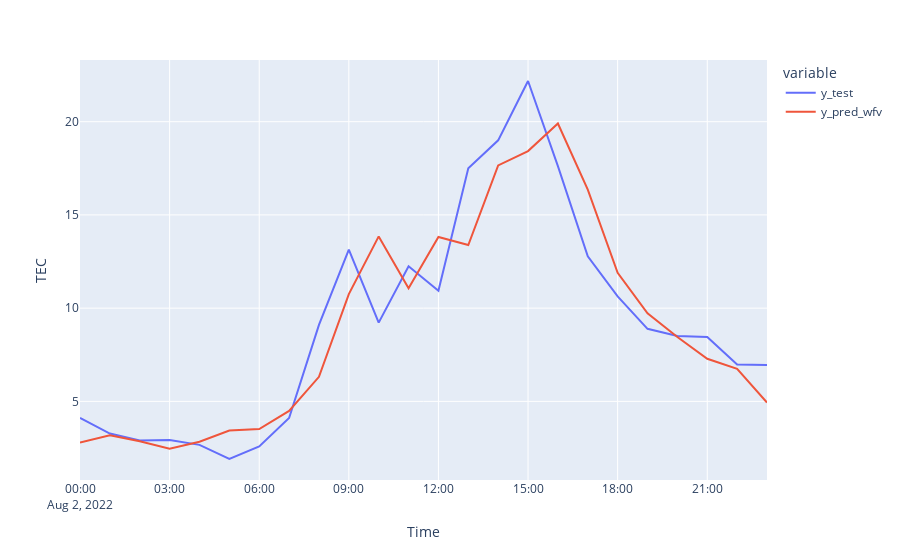

The notebook cell this image was saved under:
### Code cell
df_predictions = pd.DataFrame({'y_test': y_test, 'y_pred_wfv': y_pred_wfv}, index= y_test.index)
fig = px.line(df_predictions, labels={"value": "TEC"})
fig.show()

### Figure 1 — Plotly figure (JSON) as saved in the notebook; plotly's stock layout.template omitted (floating-point values rounded to 4 significant figures)
{"data": [{"hovertemplate": "variable=y_test<br>Time=%{x}<br>TEC=%{y}<extra></extra>", "legendgroup": "y_test", "line": {"color": "#636efa", "dash": "solid"}, "marker": {"symbol": "circle"}, "mode": "lines", "name": "y_test", "orientation": "v", "showlegend": true, "type": "scatter", "x": ["2022-08-02T00:00:00+03:00", "2022-08-02T01:00:00+03:00", "2022-08-02T02:00:00+03:00", "2022-08-02T03:00:00+03:00", "2022-08-02T04:00:00+03:00", "2022-08-02T05:00:00+03:00", "2022-08-02T06:00:00+03:00", "2022-08-02T07:00:00+03:00", "2022-08-02T08:00:00+03:00", "2022-08-02T09:00:00+03:00", "2022-08-02T10:00:00+03:00", "2022-08-02T11:00:00+03:00", "2022-08-02T12:00:00+03:00", "2022-08-02T13:00:00+03:00", "2022-08-02T14:00:00+03:00", "2022-08-02T15:00:00+03:00", "2022-08-02T16:00:00+03:00", "2022-08-02T17:00:00+03:00", "2022-08-02T18:00:00+03:00", "2022-08-02T19:00:00+03:00", "2022-08-02T20:00:00+03:00", "2022-08-02T21:00:00+03:00", "2022-08-02T22:00:00+03:00", "2022-08-02T23:00:00+03:00"], "xaxis": "x", "y": [4.109, 3.275, 2.9, 2.933, 2.667, 1.909, 2.583, 4.108, 9.1, 13.13, 9.225, 12.25, 10.93, 17.5, 19, 22.18, 17.62, 12.78, 10.63, 8.891, 8.508, 8.45, 6.978, 6.95], "yaxis": "y"}, {"hovertemplate": "variable=y_pred_wfv<br>Time=%{x}<br>TEC=%{y}<extra></extra>", "legendgroup": "y_pred_wfv", "line": {"color": "#EF553B", "dash": "solid"}, "marker": {"symbol": "circle"}, "mode": "lines", "name": "y_pred_wfv", "orientation": "v", "showlegend": true, "type": "scatter", "x": ["2022-08-02T00:00:00+03:00", "2022-08-02T01:00:00+03:00", "2022-08-02T02:00:00+03:00", "2022-08-02T03:00:00+03:00", "2022-08-02T04:00:00+03:00", "2022-08-02T05:00:00+03:00", "2022-08-02T06:00:00+03:00", "2022-08-02T07:00:00+03:00", "2022-08-02T08:00:00+03:00", "2022-08-02T09:00:00+03:00", "2022-08-02T10:00:00+03:00", "2022-08-02T11:00:00+03:00", "2022-08-02T12:00:00+03:00", "2022-08-02T13:00:00+03:00", "2022-08-02T14:00:00+03:00", "2022-08-02T15:00:00+03:00", "2022-08-02T16:00:00+03:00", "2022-08-02T17:00:00+03:00", "2022-08-02T18:00:00+03:00", "2022-08-02T19:00:00+03:00", "2022-08-02T20:00:00+03:00", "2022-08-02T21:00:00+03:00", "2022-08-02T22:00:00+03:00", "2022-08-02T23:00:00+03:00"], "xaxis": "x", "y": [2.793, 3.181, 2.862, 2.467, 2.838, 3.432, 3.514, 4.489, 6.315, 10.75, 13.85, 11.06, 13.82, 13.39, 17.66, 18.43, 19.91, 16.36, 11.89, 9.725, 8.454, 7.284, 6.745, 4.939], "yaxis": "y"}], "layout": {"autosize": true, "legend": {"title": {"text": "variable"}, "tracegroupgap": 0}, "margin": {"t": 60}, "xaxis": {"anchor": "y", "autorange": true, "domain": [0, 1], "range": ["2022-08-02", "2022-08-02 23:00"], "title": {"text": "Time"}, "type": "date"}, "yaxis": {"anchor": "x", "autorange": true, "domain": [0, 1], "range": [0.7827, 23.31], "title": {"text": "TEC"}, "type": "linear"}}}
